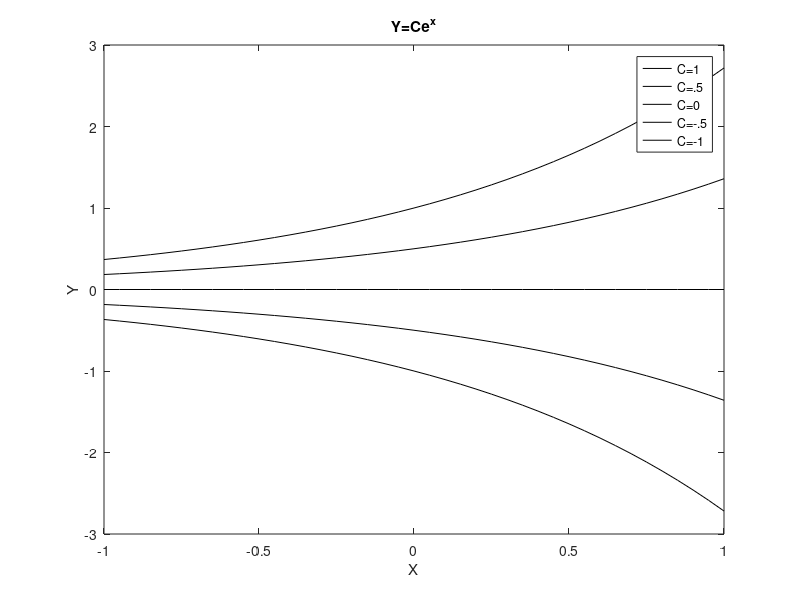
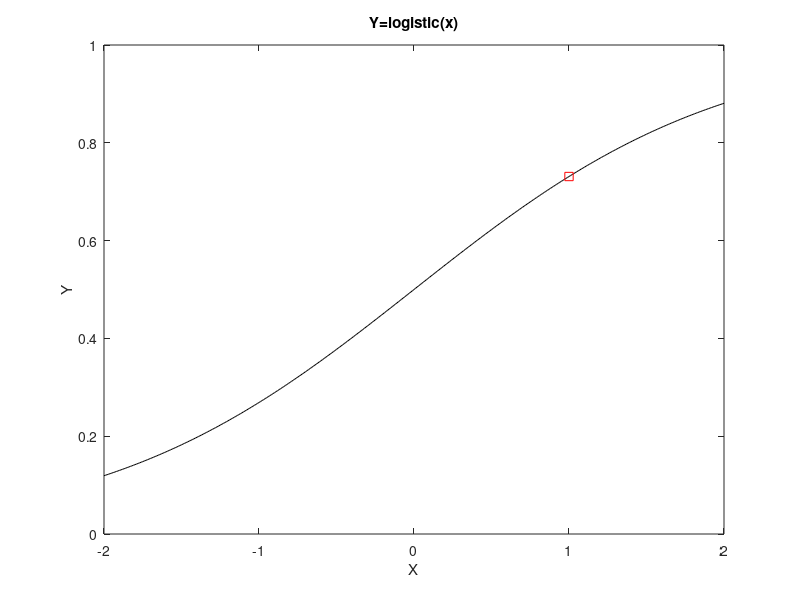

MATLAB code for these plots, in order:
A=[10 -3;4 2];
B=[1 0;-1 2];
v=[1;2];
w=[1;1];

disp("1a");
disp(v.' * w);

disp("1b");
disp(v * w.');

disp("1c");
disp(A*v);

disp("1d");
disp(A.'*v);

disp("1e");
disp(A*B);

disp("1f");
disp(B*A);

disp("1g");
disp(A^2);

y=inverse(B)*w;
disp("1h");
disp(y);

x=inverse(A)*v;
disp("1i");
disp(x);


disp("");

x=[7,1,8,2];
p=@(t) -1+3*t-2*t.^2;
disp("2");
disp(p(x));


disp("");

y=@(C,x) C*exp(x);
x=[-1:.05:1];
P=@(c)plot(x,y(c,x),"k-");
figure(1);
hold off;
P(1);
hold on;
P(.5);
P(0);
P(-.5);
P(-1);
legend("C=1","C=.5","C=0","C=-.5","C=-1");
xlabel("X");
ylabel("Y");
title("Y=Ce^x");
hold off;

disp("");

logistic=@(x) (1+exp(-x)).^-1;
disp("4b");
disp(logistic(0));
disp(logistic(1));
disp(logistic([0,1]));

x=[-2:.01:2];
figure(2);
plot(x,logistic(x),'k-',1,logistic(1),'rs');
xlabel("X");
ylabel("Y");
title("Y=logistic(x)");
